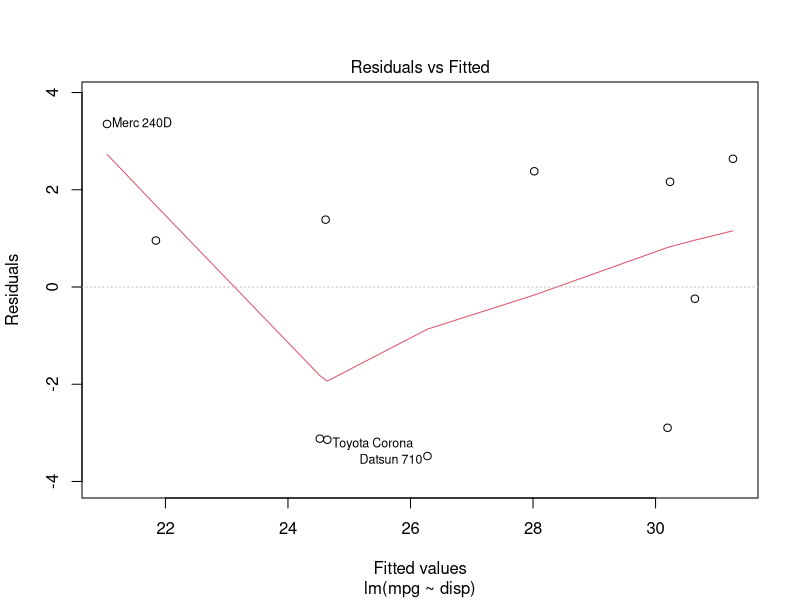
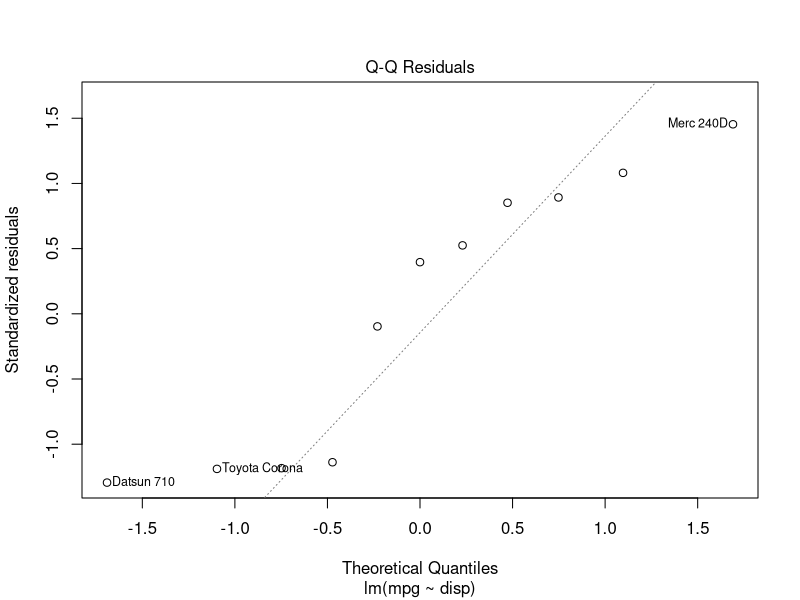
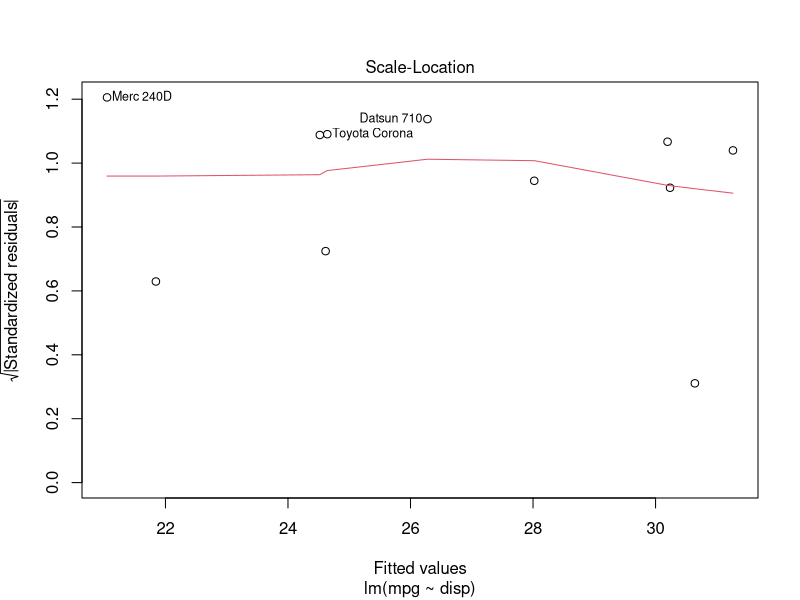
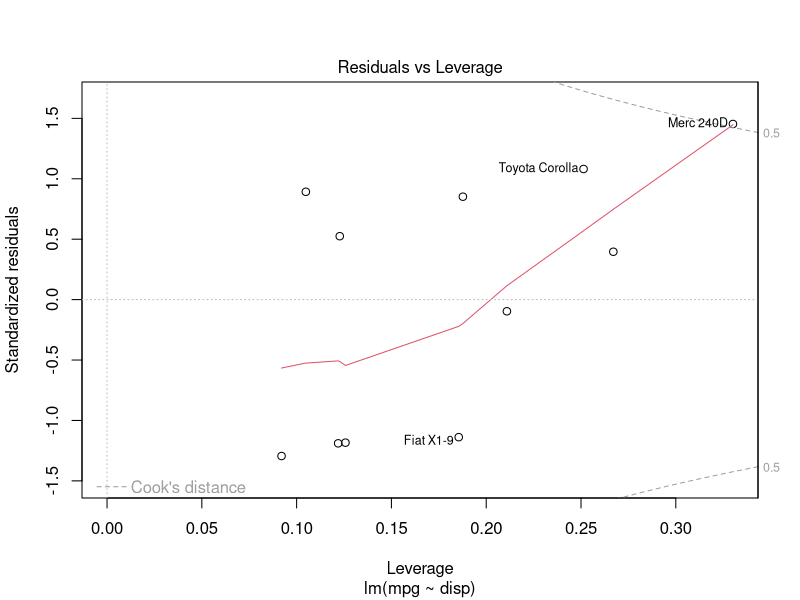

Reproduce these figures in R, in order.
# Many models challenge
library(purrr)
library(tidyverse)

?mtcars

# Your Task ---
# Fit a regression model, of mpg against disp, for cars
# of the same number of cylinders. Then summarise those
# models using r^2 and the estimated slope.

# A list of data frames 
mtcars_by_cyl <- mtcars %>% split(mtcars$cyl)
mtcars_by_cyl

# Do it to one element
lm(mpg ~ disp, mtcars_by_cyl[[1]]) %>%
  plot()

# Fit a regression model to each element 
map(mtcars_by_cyl, ~ lm(mpg ~ disp, .x))

# Extract R^2 from each regression model
map(mtcars_by_cyl, ~ lm(mpg ~ disp, .x)) %>%
  map_dbl(~summary(.x)$r.squared) # extracts r^2 from the regression

# Easier way to complete the task
shortcut <- mtcars %>%
  split(.$cyl) %>%
  map(~lm(mpg ~ disp, data = .)) # Get stats

shortcut %>%
  map(summary) %>%
  map_dbl("r.squared")
